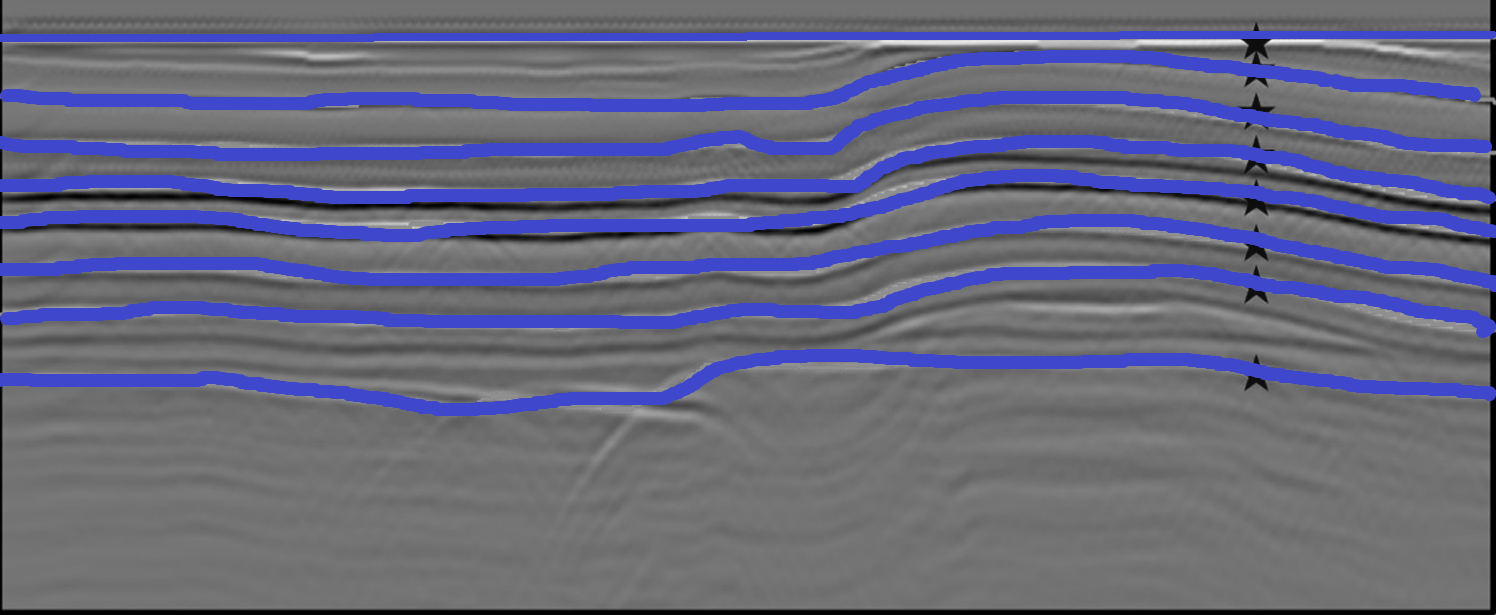
#> input picture input/test.png, 1496 x 615 px; its folder holds only this picture in this run
$ python horizon_reco.py
#> lines starting #> are read from the running program, lines starting #| are printed output that depends on the picture; after the words box and inside, x2 and y2 are one past the last pixel; in counts of white or black regions, pixels touching at a corner belong together
import cv2
import numpy as np
import pandas as pd
import matplotlib.pyplot as plt
from scipy.signal import savgol_filter
import os
import time
import warnings

import main as inp

#%%

fig = inp.fig

max_depth = inp.max_depth
max_distance = inp.max_distance

polyorder = inp.polyorder

well_name = inp.well_name
well_loc = inp.well_loc
well_length = inp.well_length

max_depth = max_depth*1000
well_length=well_length*1000
max_distance = max_distance*1000

warnings.filterwarnings("ignore")
start_time = time.time()
#%%

def save_plot(filename):
    if inp.save_images:
        plt.savefig(filename,bbox_inches='tight',dpi=600)
#%%
## Input the image
def run():
    image_path = f"input//{fig}.png"
    image = cv2.imread(f"input//{fig}.png")
#> image is the input picture: shape (615, 1496, 3); mean B, G, R 125.1, 103.3, 101.8

    if not os.path.exists(image_path):
        raise FileNotFoundError("Error: Image not found.")

    ## Doing HSV (Hue, Saturation, Value (Brightness)) conversion and masking to detect the blue colours in the image
    print("Horizon dectection and cleaning")

    hsv = cv2.cvtColor(image, cv2.COLOR_BGR2HSV)
#> hsv: shape (615, 1496, 3); mean H, S, V 19.8, 29.2, 125.1

    lower_blue = np.array([100, 50, 50])        # Implementing the ranges of the blue colour
    upper_blue = np.array([140, 255, 255])
    mask_blue = cv2.inRange(hsv, lower_blue, upper_blue)
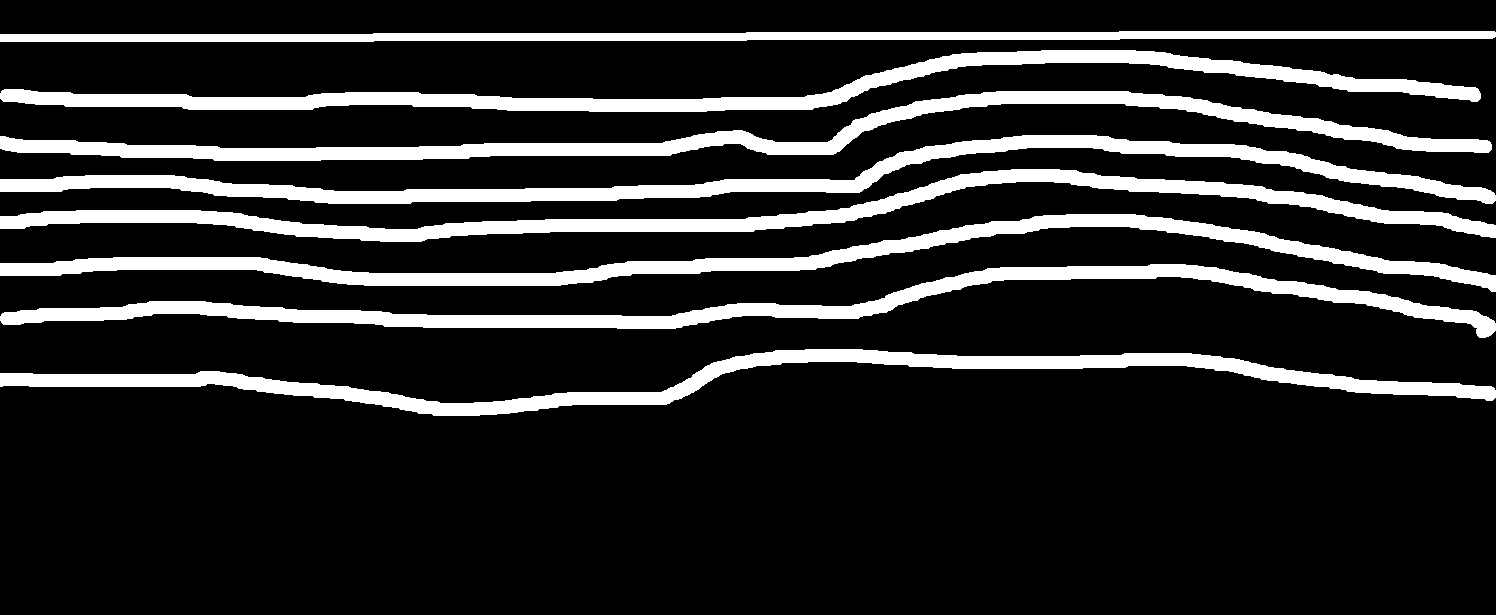
#> mask_blue: shape (615, 1496); 16.7% white; 8 white regions, largest, box (x1, y1, x2, y2) and area: (0, 264, 1496, 338) 20307, (0, 214, 1496, 292) 20287, (0, 135, 1496, 204) 20251

    ## Cleaning the mask from the noise

    kernel = np.ones((3,3), np.uint8)
    cleaned_mask_blue = cv2.morphologyEx(mask_blue, cv2.MORPH_OPEN, kernel)
    cleaned_mask_blue = cv2.morphologyEx(cleaned_mask_blue, cv2.MORPH_CLOSE, kernel)
#> cleaned_mask_blue: shape (615, 1496); 16.7% white; 8 white regions, largest, box (x1, y1, x2, y2) and area: (0, 264, 1496, 338) 20315, (0, 214, 1496, 292) 20287, (0, 135, 1496, 204) 20254

    ## Detecting the lines through Hough transform

    lines = cv2.HoughLinesP(cleaned_mask_blue, 1, np.pi/180, threshold=3, minLineLength=3, maxLineGap=3)
#> lines = 2766 rows, first 6: [835, 89, 860, 93], [1127, 189, 1253, 185], [1471, 284, 1495, 285], [561, 143, 581, 155], [831, 154, 861, 118], [728, 192, 770, 179]

    ## Filtering the lines. Lines shorter than the length_threshold is filtered out

    length_threshold = 1

    filtered_lines = [line for line in lines if abs(line[0][2] - line[0][0]) > length_threshold]
#> filtered_lines = 2719 items, first 6: [[835, 89, 860, 93]], [[1127, 189, 1253, 185]], [[1471, 284, 1495, 285]], [[561, 143, 581, 155]], [[831, 154, 861, 118]], [[728, 192, 770, 179]]

    for line in lines:
        x1, y1, x2, y2 = line[0]
        cv2.line(image, (x1, y1), (x2, y2), (0, 255, 0), 2)
#> this loop made 2766 passes
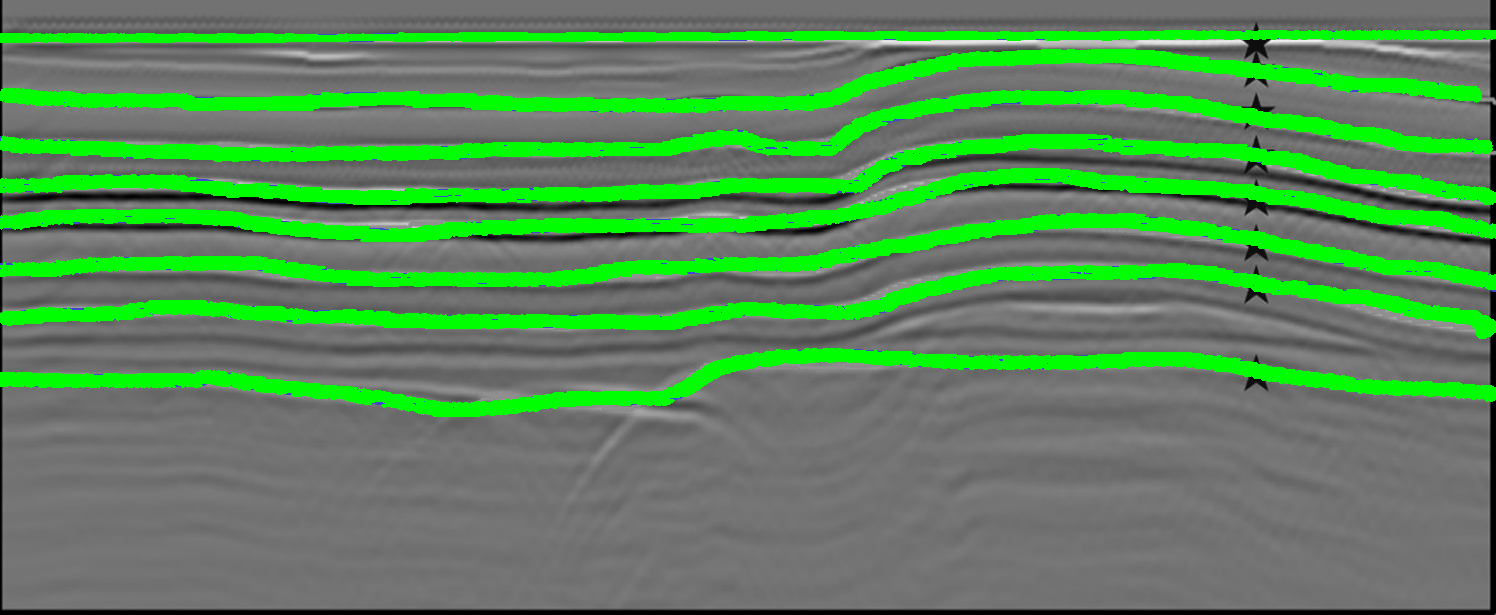
#> image: shape (615, 1496, 3); 18.02% of pixels changed, all inside (x1, y1, x2, y2) = (0, 30, 1496, 417)

     ## Drawing detected lines on top of the original image

    # plt.imshow(cv2.cvtColor(image, cv2.COLOR_BGR2RGB))
    for line in filtered_lines:
        x1, y1, x2, y2 = line[0]
#> this loop made 2719 passes
    #     plt.plot([x1, x2], [y1, y2], color='green', linewidth=2)
    #     # print(x1,y1,x2,y2)
    # plt.show()

    #%% ## The mid-points of the detected lines are calculated.
        ## These are then normalized to give a representation of scale of the image.
        ## The maximum depth (scale) and the maximum distance of the seismic line in the image is given in Meters.

    depths = [(line[0][1] + line[0][3]) / 2 for line in filtered_lines]
#> depths = 2719 values, max 415 at index 1257, min 31 at index 541, mean 220.3
    img_width = [(line[0][0] + line[0][2]) / 2 for line in filtered_lines]
#> img_width = 2719 values, max 1494 at index 1441, min 1 at index 1740, mean 796.3

    image_height = image.shape[0]
#> image_height = 615
    normalized_depths = [(depth / image_height) * max_depth for depth in depths]
#> normalized_depths = 2719 values, max 3610.2 at index 1257, min 269.7 at index 541, mean 1916.6

    image_width = image.shape[1]
#> image_width = 1496
    normalized_x_positions = [(x_pos / image_width) * max_distance for x_pos in img_width]
#> normalized_x_positions = 2719 values, max 200102.1 at index 1441, min 133.9 at index 1740, mean 106647.5

    # [17 lines of commented-out code are left out]

    num_labels, labeled_mask = cv2.connectedComponents(cleaned_mask_blue)
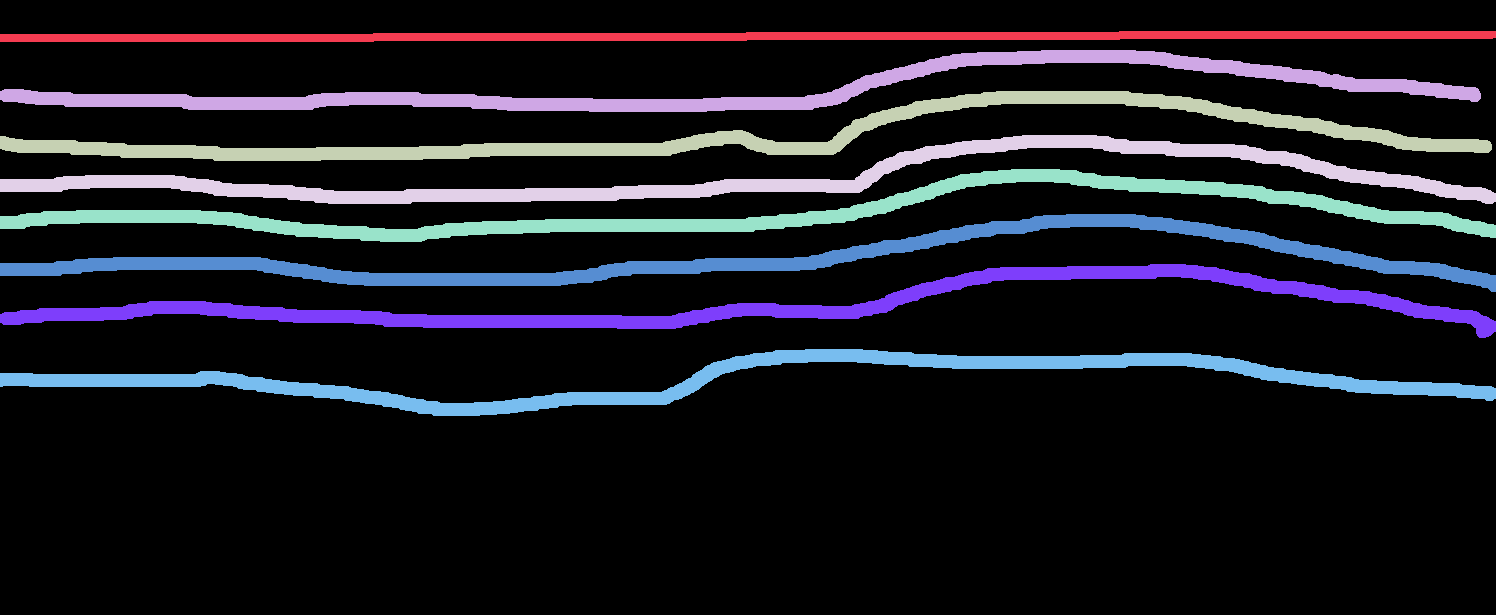
#> labeled_mask: shape (615, 1496) int32; 9 distinct labels, from 0 to 8; one colour per label, 0 black
#> num_labels = 9
    all_lines = []

    for label in range(1, num_labels):  # Starting from 1 to ignore the background label 0
        # Create an image with only current label
        isolated = np.where(labeled_mask == label, 255, 0).astype(np.uint8)

        # Extract lines from this isolated image
        isolated_lines = cv2.HoughLinesP(isolated, 1, np.pi/180, threshold=3, minLineLength=3, maxLineGap=3)

        if isolated_lines is not None:
            all_lines.extend(isolated_lines)
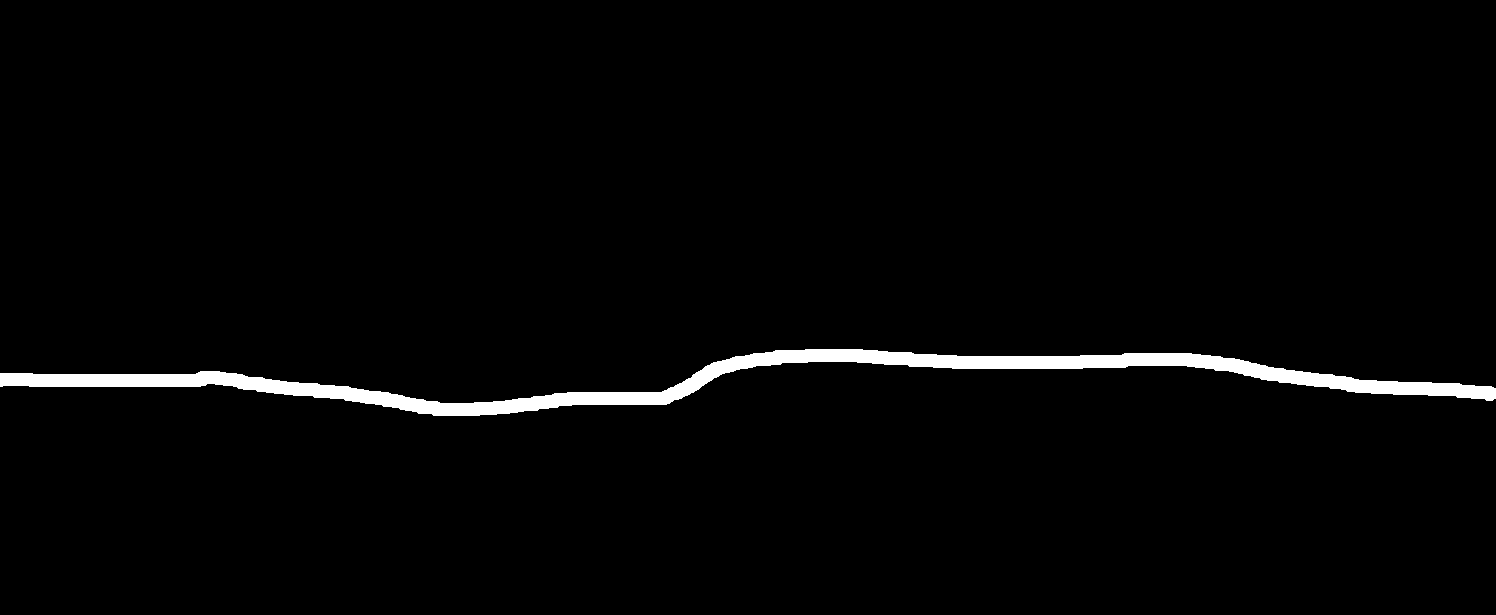
#> isolated: shape (615, 1496); 2.2% white; 1 white region, box (x1, y1, x2, y2) and area: (0, 349, 1496, 416) 20212
#> after the loop, all_lines = 3948 items, first 6: [[0, 37, 1495, 37]], [[0, 39, 1119, 39]], [[0, 38, 1492, 38]], [[0, 34, 1495, 34]], [[0, 36, 1495, 36]], [[0, 35, 1495, 35]]

    # print(f"Number of points in the lines: {len(all_lines)}")

    ## Isolating each horizons
    # print("Isolating each horizons")

    lines_by_component = {}
    for label in range(1, num_labels):  # 0 --> Background label. Starting from 1 to ignore the backgrond label
        # Create an image with only current label
        isolated = np.where(labeled_mask == label, 255, 0).astype(np.uint8)

        # Extract lines from this isolated image
        isolated_lines = cv2.HoughLinesP(isolated, 1, np.pi/180, threshold=3, minLineLength=3, maxLineGap=3)

        if isolated_lines is not None:
            all_lines.extend(isolated_lines)
            lines_by_component[label] = isolated_lines
#> after the loop, all_lines = 7896 items, first 6: [[0, 37, 1495, 37]], [[0, 39, 1119, 39]], [[0, 38, 1492, 38]], [[0, 34, 1495, 34]], [[0, 36, 1495, 36]], [[0, 35, 1495, 35]]; lines_by_component = 8 items

    # Printing the number of detected lines
    print(f"Number of component labels/Horizons detected: {len(lines_by_component)}")
#| Number of component labels/Horizons detected: 8

    def get_unique_colors(n):
        colors = plt.cm.jet(np.linspace(0, 1, n))
        return colors

    # colors = get_unique_colors(len(lines_by_component))

    # plt.figure(figsize=(10, 6))

    for index, (label, lines) in enumerate(lines_by_component.items()):
        for line in lines:
            x1, y1, x2, y2 = line[0]
            x1 = (x1 / image.shape[1]) * max_distance
            x2 = (x2 / image.shape[1]) * max_distance
            y1 = (y1 / image.shape[0]) * max_depth
            y2 = (y2 / image.shape[0]) * max_depth
#> this loop made 8 passes
            # [14 lines of commented-out code are left out]

    n = len(inp.lith)
    tot_hor = len(lines_by_component)
#> tot_hor = 8

    if n == tot_hor:

        print("Extracting the horizon and saving the coordinates as CSV")

        for label, lines in lines_by_component.items():
            component_points_df = pd.DataFrame(columns=["Component", "X", "Y"])

            for line in lines:
                x1, y1, x2, y2 = line[0]
                num_points = min(100, abs(x2 - x1) // 2) # Number of points to interpolate along the line
                x_values = np.linspace(x1, x2, num_points)
                y_values = np.linspace(y1, y2, num_points)

                x_normalized = (x_values / image.shape[1]) * max_distance
                y_normalized = (y_values / image.shape[0]) * max_depth

                for x, y in zip(x_normalized, y_normalized):
                    component_points_df = component_points_df.append({"Component": label, "X": x, "Y": y}, ignore_index=True)

            sorted_df = component_points_df.sort_values(by="X")
            filename = f'result//csv//{fig}//line_points_component_{label}.csv'
            output_dir = os.path.dirname(filename)

            if not os.path.exists(output_dir):
                os.makedirs(output_dir)
            sorted_df.to_csv(filename, index=False)
            end_time1 = time.time()
            elapsed_time1 = end_time1 - start_time
            elapsed_time1 = elapsed_time1 / 60
#> this loop made 1 pass
#> label on pass 1: 1

            # print(f'Saved Coordinates for Horizon {label} of {tot_hor}')

    #%% Cubic Spline interpolation
        from scipy.interpolate import CubicSpline

        # [29 lines left out: functions cubic_spline_interpolate, data_smooth, not called in this run]

            # [7 lines of commented-out code are left out]

        for label in range(1, tot_hor+1):
            filename = f'result/csv/{fig}/line_points_component_{label}.csv'
            data_smooth(filename, label,tot_hor,polyorder)
        #%% ## Plotting the figure
        plt.figure(figsize=(10, 8))
        # [8 lines left out: function horizon_smoothening, not called in this run]

        def plot_well_marker():
         plt.plot(well_loc, -10, marker='X', markersize=8, color='k', label=well_name)

        #%%
        # Iterating over files and plotting smoothed horizons and saving the image
        for label, _ in lines_by_component.items():
            filename = f'result//csv//{fig}//line_points_component_{label}.csv'
            file_to_plot = filename.replace('.csv', '_smoothed.csv')

            if os.path.exists(file_to_plot):
                horizon_smoothening(filename)
        plot_well_marker()
        plt.legend()
        plt.gca().invert_yaxis()
        plt.show()
        save_plot(f"result//figure//{fig}//Smoothed Horizon.png")
        #%%
        end_time = time.time()
        elapsed_time = end_time - start_time
        elapsed_time = elapsed_time / 60

        # print(f"Total: {elapsed_time:.2f} minutes")

    else:
        raise ValueError(f"Mismatch: Expected {tot_hor} horizons, but found {n} layers. Please check your inputs.")

#> (the run stopped early here; a loop or call above may not have finished)
